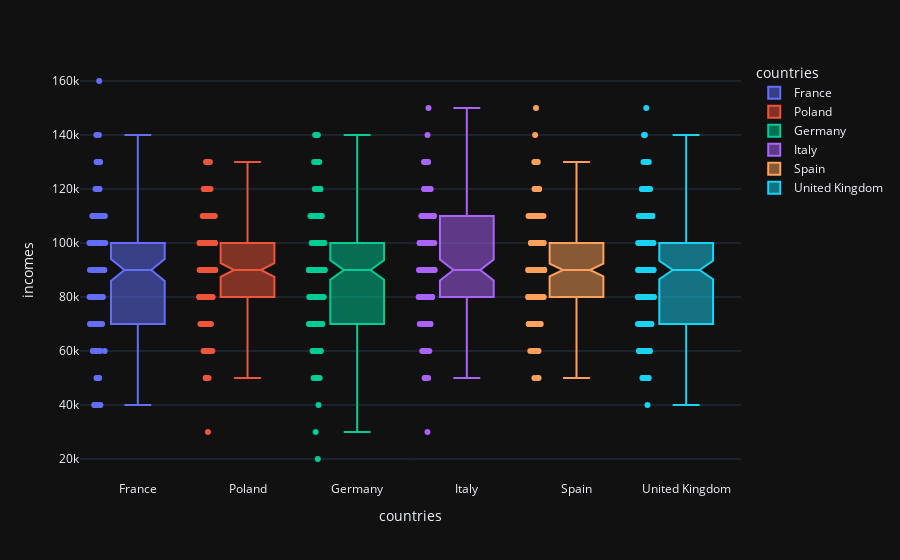

Notebook code for this chart:
### Markdown cell above
Plot: Median as Moses wanted

### Code cell
render_data = {"countries":[],"incomes":[]}
for line in data:
    render_data["countries"].append(line["country"])
    render_data["incomes"].append(round(int(line["income_in_year"][:-1])/10000)*10000) 

render_data = pd.DataFrame.from_dict(render_data)
render_data.to_csv("csv_tables/income_by_countries.csv")

fig = px.box(render_data,x="countries",y="incomes",points="all",notched=True,color="countries",template=theme)
fig.show()

### Figure 1 — Plotly figure (JSON) as saved in the notebook; plotly's stock layout.template omitted (floating-point values rounded to 4 significant figures; data arrays with more than 128 entries replaced by an {"elided": "..."} marker saying what was removed)
{"data": [{"alignmentgroup": "True", "boxpoints": "all", "hovertemplate": "countries=%{x}<br>incomes=%{y}<extra></extra>", "legendgroup": "France", "marker": {"color": "#636efa"}, "name": "France", "notched": true, "offsetgroup": "France", "orientation": "v", "showlegend": true, "type": "box", "x": {"elided": "136 str values"}, "x0": " ", "xaxis": "x", "y": {"elided": "136 int values"}, "y0": " ", "yaxis": "y"}, {"alignmentgroup": "True", "boxpoints": "all", "hovertemplate": "countries=%{x}<br>incomes=%{y}<extra></extra>", "legendgroup": "Poland", "marker": {"color": "#EF553B"}, "name": "Poland", "notched": true, "offsetgroup": "Poland", "orientation": "v", "showlegend": true, "type": "box", "x": {"elided": "155 str values"}, "x0": " ", "xaxis": "x", "y": {"elided": "155 int values"}, "y0": " ", "yaxis": "y"}, {"alignmentgroup": "True", "boxpoints": "all", "hovertemplate": "countries=%{x}<br>incomes=%{y}<extra></extra>", "legendgroup": "Germany", "marker": {"color": "#00cc96"}, "name": "Germany", "notched": true, "offsetgroup": "Germany", "orientation": "v", "showlegend": true, "type": "box", "x": {"elided": "174 str values"}, "x0": " ", "xaxis": "x", "y": {"elided": "174 int values"}, "y0": " ", "yaxis": "y"}, {"alignmentgroup": "True", "boxpoints": "all", "hovertemplate": "countries=%{x}<br>incomes=%{y}<extra></extra>", "legendgroup": "Italy", "marker": {"color": "#ab63fa"}, "name": "Italy", "notched": true, "offsetgroup": "Italy", "orientation": "v", "showlegend": true, "type": "box", "x": {"elided": "145 str values"}, "x0": " ", "xaxis": "x", "y": {"elided": "145 int values"}, "y0": " ", "yaxis": "y"}, {"alignmentgroup": "True", "boxpoints": "all", "hovertemplate": "countries=%{x}<br>incomes=%{y}<extra></extra>", "legendgroup": "Spain", "marker": {"color": "#FFA15A"}, "name": "Spain", "notched": true, "offsetgroup": "Spain", "orientation": "v", "showlegend": true, "type": "box", "x": {"elided": "173 str values"}, "x0": " ", "xaxis": "x", "y": {"elided": "173 int values"}, "y0": " ", "yaxis": "y"}, {"alignmentgroup": "True", "boxpoints": "all", "hovertemplate": "countries=%{x}<br>incomes=%{y}<extra></extra>", "legendgroup": "United Kingdom", "marker": {"color": "#19d3f3"}, "name": "United Kingdom", "notched": true, "offsetgroup": "United Kingdom", "orientation": "v", "showlegend": true, "type": "box", "x": {"elided": "192 str values"}, "x0": " ", "xaxis": "x", "y": {"elided": "192 int values"}, "y0": " ", "yaxis": "y"}], "layout": {"autosize": true, "boxmode": "overlay", "legend": {"title": {"text": "countries"}, "tracegroupgap": 0}, "margin": {"t": 60}, "xaxis": {"anchor": "y", "autorange": true, "categoryarray": ["France", "Poland", "Germany", "Italy", "Spain", "United Kingdom"], "categoryorder": "array", "domain": [0, 1], "range": [-0.5211, 5.5], "title": {"text": "countries"}, "type": "category"}, "yaxis": {"anchor": "x", "autorange": true, "domain": [0, 1], "range": [12220.0, 167800.0], "title": {"text": "incomes"}, "type": "linear"}}}
